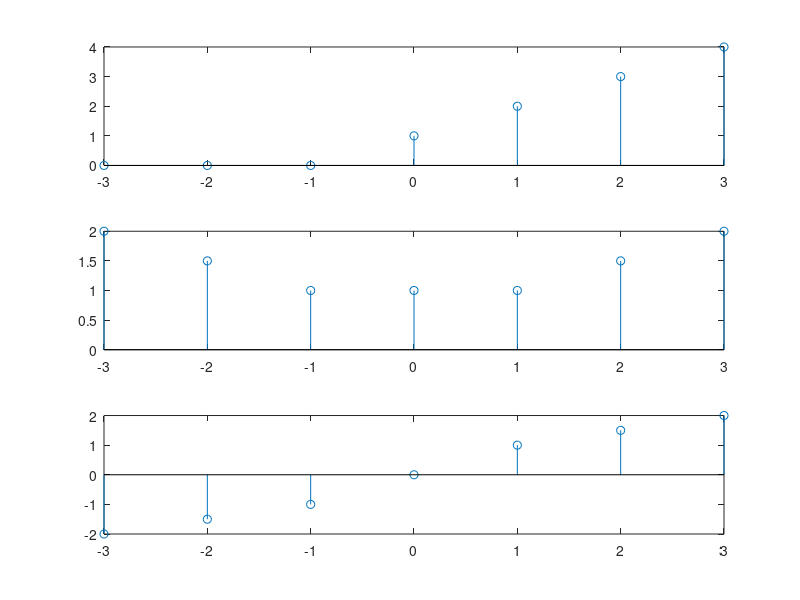

Reproduce this figure in MATLAB. (Note: this script raises an error after producing the figure.)
clc;
clearvars;

[n1 n2] = deal(-3, 3);
n = n1:n2;
n0 = -1;
x1 = (n-n0).*((n-n0)>=0);


x2= fliplr(x1);

subplot(3,1,1)
stem(n,x1); %ramp signal
subplot(3,1,2)
stem(n, (x1+x2)/2); %even part
subplot(3,1,3)
stem(n, (x1-x2)/2); %odd part

fig= gcf
WinOnTop(fig, true);
